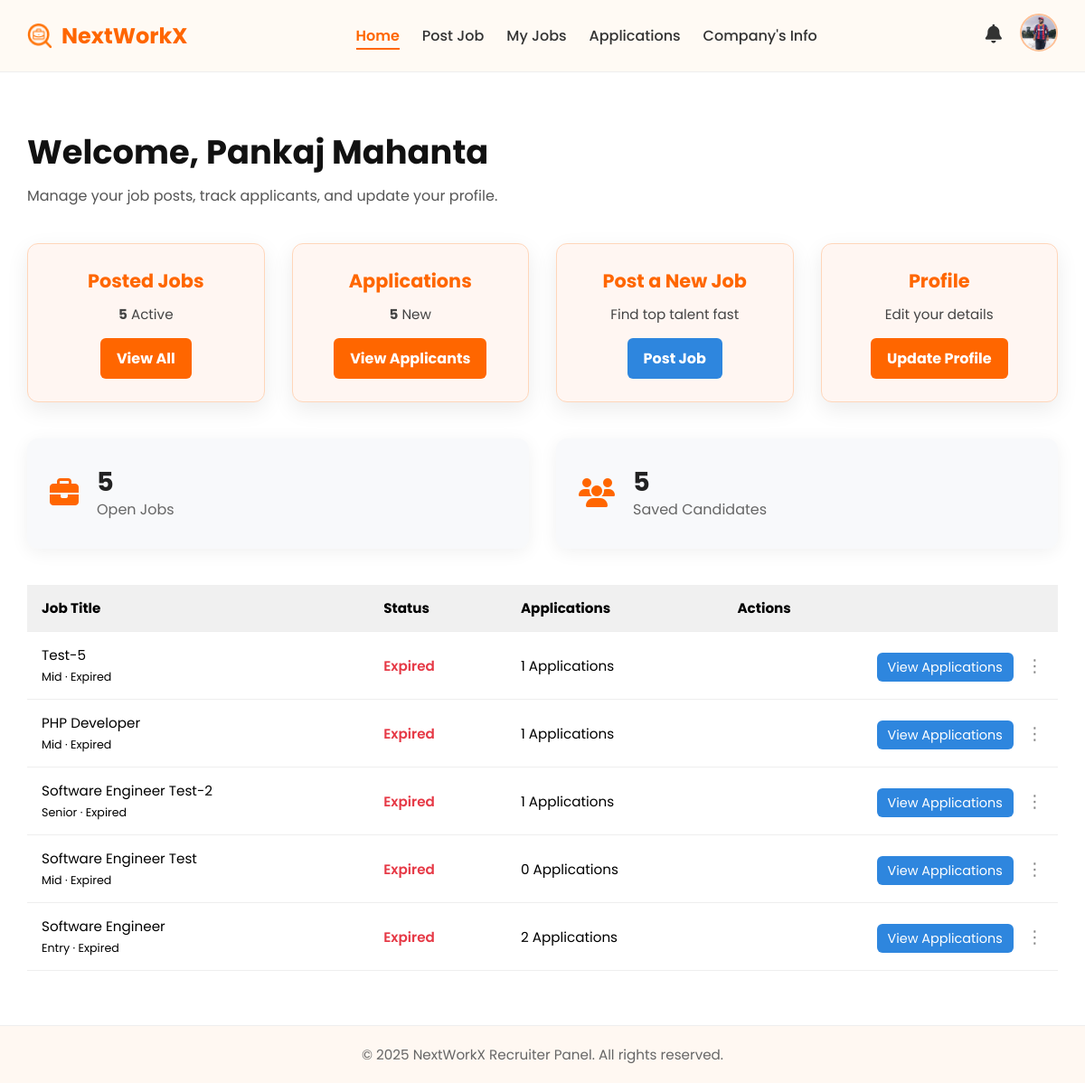
Page /employer/dashboard.php (signed in) on the committed database.
### tables this page shows
CREATE TABLE `company_profiles` (
  `id` int(11) NOT NULL,
  `recruiter_id` int(11) NOT NULL,
  `logo` varchar(255) DEFAULT NULL,
  `banner` varchar(255) DEFAULT NULL,
  `company_name` varchar(255) DEFAULT NULL,
  `about_us` text DEFAULT NULL,
  `org_type` varchar(100) DEFAULT NULL,
  `industry_type` varchar(100) DEFAULT NULL,
  `team_size` varchar(50) DEFAULT NULL,
  `est_year` year(4) DEFAULT NULL,
  `website` varchar(255) DEFAULT NULL,
  `company_vision` text DEFAULT NULL,
  `facebook` varchar(255) DEFAULT NULL,
  `twitter` varchar(255) DEFAULT NULL,
  `instagram` varchar(255) DEFAULT NULL,
  `youtube` varchar(255) DEFAULT NULL,
  `map_location` text DEFAULT NULL,
  `phone` varchar(20) DEFAULT NULL,
  `email` varchar(100) DEFAULT NULL,
  `completion_percentage` int(11) DEFAULT 0,
  `created_at` timestamp NOT NULL DEFAULT current_timestamp(),
  `updated_at` timestamp NOT NULL DEFAULT current_timestamp() ON UPDATE current_timestamp(),
  `progress` int(11) DEFAULT 0
);

CREATE TABLE `jobs` (
  `job_id` int(11) NOT NULL,
  `recruiter_id` int(11) NOT NULL,
  `job_title` varchar(255) DEFAULT NULL,
  `tags` varchar(255) DEFAULT NULL,
  `job_role` varchar(100) DEFAULT NULL,
  `min_salary` int(11) DEFAULT NULL,
  `max_salary` int(11) DEFAULT NULL,
  `currency` varchar(10) DEFAULT 'BDT',
  `vacancies` int(11) DEFAULT 1,
  `job_level` enum('Intern','Entry','Mid','Senior','Lead') DEFAULT 'Entry',
  `country` varchar(100) DEFAULT NULL,
  `city` varchar(100) DEFAULT NULL,
  `job_description` text DEFAULT NULL,
  `skills` text DEFAULT NULL,
  `posted_on` timestamp NOT NULL DEFAULT current_timestamp(),
  `start_date` date DEFAULT NULL,
  `expire_date` date DEFAULT NULL,
  `job_type` enum('Full Time','Part Time','Remote','Freelance','Seasonal','Fixed-Price') DEFAULT NULL,
  `category` varchar(100) DEFAULT NULL
);

### employer/dashboard.php (the view, shortened to what this page needs)
<?php
include("../includes/db.php");
include("../includes/header_recruiter.php");
$recruiter_id = $_SESSION['user_id'] ?? 0;
$recruiter_name = $_SESSION['fullname'] ?? 'Recruiter';
$stmt = $conn->prepare("SELECT * FROM jobs WHERE recruiter_id = :recruiter_id ORDER BY job_id DESC");
$stmt->execute([':recruiter_id' => $recruiter_id]);
$jobs = $stmt->fetchAll(PDO::FETCH_ASSOC);
$applications_stmt = $conn->prepare("
    SELECT job_id, COUNT(*) as total_apps
    FROM applications
    WHERE job_id IN (SELECT job_id FROM jobs WHERE recruiter_id = :recruiter_id)
    GROUP BY job_id
");
$applications_stmt->execute([':recruiter_id' => $recruiter_id]);
$applications = $applications_stmt->fetchAll(PDO::FETCH_ASSOC);
$app_counts = [];
foreach ($applications as $app) {
    $app_counts[$app['job_id']] = $app['total_apps'];
}
?>
<div class="dashboard-container">
    <h1>Welcome, <?= htmlspecialchars($recruiter_name) ?></h1>
    <p class="subtitle">Manage your job posts, track applicants, and update your profile.</p>
    <div class="dashboard-cards">
        <div class="card">
            <h3>Posted Jobs</h3>
            <p><strong><?= count($jobs) ?></strong> Active</p>
            <a href="my_jobs.php" class="dashboard-btn">View All</a>
        </div>
        <div class="card">
            <h3>Applications</h3>
            <p><strong><?= array_sum($app_counts) ?></strong> New</p>
            <a href="applications.php" class="dashboard-btn">View Applicants</a>
        </div>
        <div class="card">
            <h3>Post a New Job</h3>
            <p>Find top talent fast</p>
            <a href="post_job.php" class="dashboard-btn highlight">Post Job</a>
        </div>
        <div class="card">
            <h3>Profile</h3>
            <p>Edit your details</p>
            <a href="company_info.php" class="dashboard-btn">Update Profile</a>
        </div>
    </div>
    <div class="dashboard-stats">
        <div class="stat-box">
            <div class="icon"><i class="fas fa-briefcase"></i></div>
            <div class="details">
                <h2><?= count($jobs) ?></h2>
                <p>Open Jobs</p>
            </div>
        </div>
        <div class="stat-box">
            <div class="icon"><i class="fas fa-users"></i></div>
            <div class="details">
                <h2><?= array_sum($app_counts) ?></h2>
                <p>Saved Candidates</p>
            </div>
        </div>
    </div>
    <table class="jobs-table">
        <thead>
            <tr>
                <th>Job Title</th>
                <th>Status</th>
                <th>Applications</th>
                <th class="actions">Actions</th>
            </tr>
        </thead>
        <tbody>
            <?php if ($jobs): ?>
                <?php foreach ($jobs as $job): ?>
                    <?php
                        $expire_date = new DateTime($job['expire_date']);
                        $today = new DateTime();
                        $status = $expire_date >= $today ? "Active" : "Expired";
                        $days_left = $today->diff($expire_date)->days;
                        $app_count = $app_counts[$job['job_id']] ?? 0;
                    ?>
                    <tr>
                        <td>
                            <?= htmlspecialchars($job['job_title']) ?><br>
                            <small><?= htmlspecialchars($job['job_level']) ?> ·
                                <?= $status == 'Active' ? "$days_left days left" : "Expired" ?>
                            </small>
                        </td>
                        <td><span class="job-status <?= strtolower($status) ?>"><?= $status ?></span></td>
                        <td><?= $app_count ?> Applications</td>
                        <td class="actions relative">
                            <a href="applications.php?job_id=<?= $job['job_id'] ?>" class="view-btn">View Applications</a>
                            <button class="more-options" onclick="toggleOptions(this)">⋮</button>
                        </td>
                    </tr>
                <?php endforeach; ?>
            <?php else: ?>
                <tr><td colspan="4">No jobs posted yet.</td></tr>
            <?php endif; ?>
        </tbody>
    </table>
</div>
<?php include("../includes/footer_recruiter.php"); ?>

### includes/header_recruiter.php (shortened to what this page needs)
<?php
include("../includes/db.php");
$logo_path = "https://cdn-icons-png.flaticon.com/512/1144/1144760.png";
if (isset($_SESSION['user_id'])) {
    $recruiter_id = $_SESSION['user_id'];
    $stmt = $conn->prepare("SELECT logo FROM company_profiles WHERE recruiter_id = ?");
    $stmt->execute([$recruiter_id]);
    $logo = $stmt->fetchColumn();
    if (!empty($logo)) {
        $logo_path = "../uploads/company/" . $logo;
    }
}
$current_page = basename($_SERVER['PHP_SELF']);
?>
<!DOCTYPE html>
<html lang="en">
<head>
  <link rel="stylesheet" href="../assets/css/employee_style.css">
  <link rel="stylesheet" href="https://cdnjs.cloudflare.com/ajax/libs/font-awesome/6.4.0/css/all.min.css">
</head>
<body>
  <header class="site-header">
    <div class="container">
      <div class="logo">
        <img src="../assets/img/logo.png" alt="Logo" />
        <span>NextWorkX</span>
      </div>
      <nav class="nav-menu">
        <a href="dashboard.php" class="<?= ($current_page == 'dashboard.php') ? 'active-link' : '' ?>">Home</a>
        <a href="post_job.php" class="<?= ($current_page == 'post_job.php') ? 'active-link' : '' ?>">Post Job</a>
        <a href="my_jobs.php" class="<?= ($current_page == 'my_jobs.php') ? 'active-link' : '' ?>">My Jobs</a>
        <a href="applications.php" class="<?= ($current_page == 'applications.php') ? 'active-link' : '' ?>">Applications</a>
        <a href="company_info.php" class="<?= ($current_page == 'company_info.php') ? 'active-link' : '' ?>">Company's Info</a>
      </nav>
      <div class="user-icons">
        <div class="icon-wrapper">
          <i class="fas fa-bell"></i>
        </div>
        <div class="user-dropdown">
          <img src="<?= $logo_path ?>" alt="User"
               onerror="this.onerror=null;this.src='https://cdn-icons-png.flaticon.com/512/1144/1144760.png';" />
        </div>
      </div>
    </div>
  </header>

### assets/css/employee_style.css (style rules this page uses)
* * { margin: 0; padding: 0; font-family: 'Poppins', sans-serif; }
.site-header { background-color: #fffaf4; border-bottom: 1px solid #eee; padding: 15px 0; }
.site-header .container { max-width: 1200px; margin: 0 auto; padding: 0 30px; display: flex; justify-content: space-between; align-items: center; }
.logo { display: flex; align-items: center; gap: 10px; font-weight: bold; font-size: 1.5rem; color: #ff6600; }
.logo img { height: 28px; width: 28px; }
.nav-menu { display: flex; gap: 25px; }
.nav-menu a { position: relative; text-decoration: none; font-weight: 500; color: #333; transition: color 0.3s ease; }
.nav-menu a::after { content: ""; position: absolute; width: 0%; height: 2px; bottom: -3px; left: 0; background-color: #ff6600; transition: width 0.3s ease; }
.nav-menu a.active-link { color: #ff6600; font-weight: 600; position: relative; }
.nav-menu a.active-link::after { content: ""; position: absolute; width: 100%; height: 2px; bottom: -3px; left: 0; background-color: #ff6600; }
.user-icons { display: flex; align-items: center; gap: 20px; }
.icon-wrapper i { font-size: 1.3rem; color: #333; cursor: pointer; transition: color 0.3s ease; }
.user-dropdown { position: relative; display: inline-block; }
.user-dropdown img { width: 38px; height: 38px; border-radius: 50%; border: 2px solid #fec096; object-fit: cover; cursor: pointer; transition: transform 0.3s ease; }
.dashboard-container { max-width: 1200px; margin: 50px auto; padding: 0 30px; font-family: 'Poppins', sans-serif; }
.dashboard-container h1 { font-size: 2rem; font-weight: 600; margin-bottom: 10px; }
.dashboard-container .subtitle { color: #666; margin-bottom: 30px; }
.dashboard-container { max-width: 1200px; margin: 60px auto; padding: 0 30px; font-family: 'Poppins', sans-serif; }
.dashboard-container h1 { font-size: 2.3rem; font-weight: 700; color: #111; margin-bottom: 8px; }
.dashboard-container .subtitle { font-size: 1rem; color: #555; margin-bottom: 40px; }
.dashboard-cards { display: grid; grid-template-columns: repeat(auto-fit, minmax(260px, 1fr)); gap: 30px; margin-bottom: 40px; }
.card { background-color: #fff6f2; border: 1px solid #ffd6ba; padding: 25px 20px; border-radius: 12px; box-shadow: 0 8px 24px rgba(0, 0, 0, 0.08); text-align: center; transition: transform 0.3s ease; }
.card h3 { font-size: 1.3rem; color: #ff6600; margin-bottom: 10px; }
.card p { font-size: 0.95rem; color: #444; margin-bottom: 15px; }
.dashboard-btn { display: inline-block; padding: 10px 18px; border-radius: 6px; background-color: #ff6600; color: #fff; font-weight: bold; text-decoration: none; transition: background-color 0.3s ease; }
.dashboard-btn.highlight { background-color: #2e86de; }
.dashboard-stats { display: flex; gap: 30px; margin-bottom: 40px; margin-top: 40px; }
.stat-box { flex: 1; background-color: #f8f9fb; padding: 30px 25px; border-radius: 12px; box-shadow: 0 4px 20px rgba(0,0,0,0.06); display: flex; align-items: center; gap: 20px; }
.stat-box .icon { font-size: 2rem; color: #ff6600; }
.stat-box .details { line-height: 1.3; }
.stat-box .details h2 { margin: 0; font-size: 1.8rem; color: #222; }
.stat-box .details p { margin: 2px 0; color: #666; }
.jobs-table { width: 100%; border-collapse: collapse; margin-top: 30px; font-size: 0.95rem; }
.jobs-table thead { background-color: #f0f0f0; text-align: left; }
.jobs-table th, .jobs-table td { padding: 14px 16px; border-bottom: 1px solid #eee; }
.job-status { font-weight: 600; color: #28a745; }
.job-status.expired { color: #e63946; }
.jobs-table td.actions { text-align: right; }
.view-btn { padding: 6px 12px; background: #2e86de; color: #fff; border-radius: 6px; font-size: 0.9rem; text-decoration: none; }
.more-options { background: none; border: none; font-size: 1.2rem; cursor: pointer; margin-left: 10px; color: #888; }
.relative { position: relative; }

### rows in the picture
company_profiles: logo (picture)
jobs: job_title "Test-5", job_level "Mid", shows "Expired", job_id "1"
jobs: job_title "PHP Developer", job_level "Mid", shows "Expired", job_id "1"
jobs: job_title "Software Engineer Test-2", job_level "Senior", shows "Expired", job_id "1"
jobs: job_title "Software Engineer Test", job_level "Mid", shows "Expired", job_id "0"
jobs: job_title "Software Engineer", job_level "Entry", shows "Expired", job_id "2"

### other values in the picture
$recruiter_name "Pankaj Mahanta"
count($jobs) "5"
array_sum($app_counts) "5"
